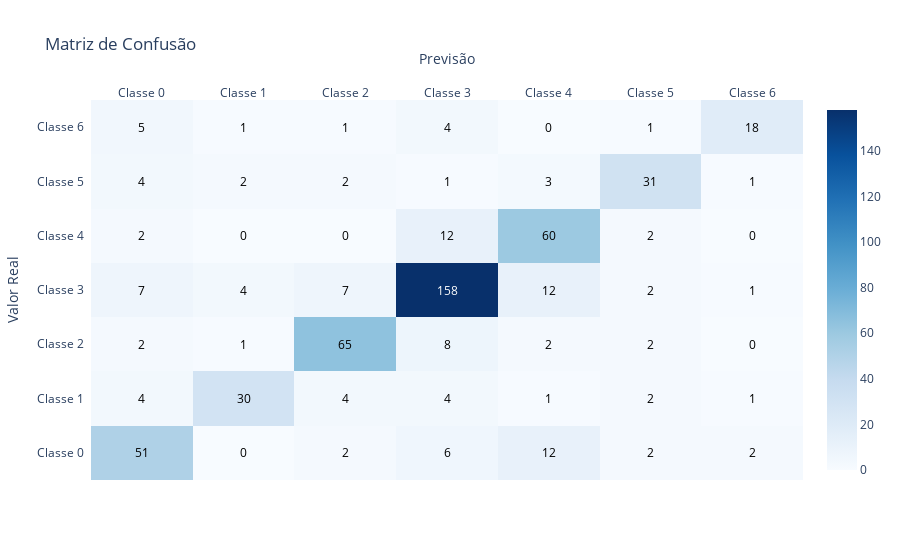
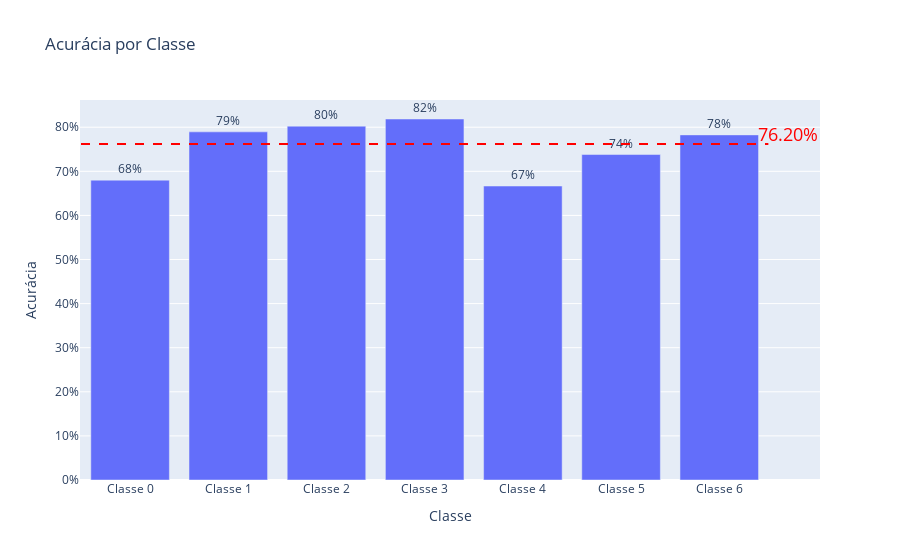

Notebook cell for these charts, in order:
### Code cell
print(f'Acurácia do modelo de Regressão Logística: {accuracy}')

# Chamar a função para renderizar o gráfico com a matriz de confusão
plot_matriz_confusao_sete_classes(y_test, y_pred)

# Chamar a função para calcular e plotar a acurácia da classificação para cada classe
plotar_acuracia_por_classe(y_test, y_pred, ['Classe 0', 'Classe 1', 'Classe 2', 'Classe 3', 'Classe 4', 'Classe 5', 'Classe 6'])

### Figure 1 — Plotly figure (JSON) as saved in the notebook; plotly's stock layout.template omitted (floating-point values rounded to 4 significant figures)
{"data": [{"colorscale": [[0, "rgb(247,251,255)"], [0.125, "rgb(222,235,247)"], [0.25, "rgb(198,219,239)"], [0.375, "rgb(158,202,225)"], [0.5, "rgb(107,174,214)"], [0.625, "rgb(66,146,198)"], [0.75, "rgb(33,113,181)"], [0.875, "rgb(8,81,156)"], [1, "rgb(8,48,107)"]], "reversescale": false, "showscale": true, "type": "heatmap", "x": ["Classe 0", "Classe 1", "Classe 2", "Classe 3", "Classe 4", "Classe 5", "Classe 6"], "y": ["Classe 0", "Classe 1", "Classe 2", "Classe 3", "Classe 4", "Classe 5", "Classe 6"], "z": [[51, 0, 2, 6, 12, 2, 2], [4, 30, 4, 4, 1, 2, 1], [2, 1, 65, 8, 2, 2, 0], [7, 4, 7, 158, 12, 2, 1], [2, 0, 0, 12, 60, 2, 0], [4, 2, 2, 1, 3, 31, 1], [5, 1, 1, 4, 0, 1, 18]]}], "layout": {"annotations": [{"font": {"color": "#000000"}, "showarrow": false, "text": "51", "x": "Classe 0", "xref": "x", "y": "Classe 0", "yref": "y"}, {"font": {"color": "#000000"}, "showarrow": false, "text": "0", "x": "Classe 1", "xref": "x", "y": "Classe 0", "yref": "y"}, {"font": {"color": "#000000"}, "showarrow": false, "text": "2", "x": "Classe 2", "xref": "x", "y": "Classe 0", "yref": "y"}, {"font": {"color": "#000000"}, "showarrow": false, "text": "6", "x": "Classe 3", "xref": "x", "y": "Classe 0", "yref": "y"}, {"font": {"color": "#000000"}, "showarrow": false, "text": "12", "x": "Classe 4", "xref": "x", "y": "Classe 0", "yref": "y"}, {"font": {"color": "#000000"}, "showarrow": false, "text": "2", "x": "Classe 5", "xref": "x", "y": "Classe 0", "yref": "y"}, {"font": {"color": "#000000"}, "showarrow": false, "text": "2", "x": "Classe 6", "xref": "x", "y": "Classe 0", "yref": "y"}, {"font": {"color": "#000000"}, "showarrow": false, "text": "4", "x": "Classe 0", "xref": "x", "y": "Classe 1", "yref": "y"}, {"font": {"color": "#000000"}, "showarrow": false, "text": "30", "x": "Classe 1", "xref": "x", "y": "Classe 1", "yref": "y"}, {"font": {"color": "#000000"}, "showarrow": false, "text": "4", "x": "Classe 2", "xref": "x", "y": "Classe 1", "yref": "y"}, {"font": {"color": "#000000"}, "showarrow": false, "text": "4", "x": "Classe 3", "xref": "x", "y": "Classe 1", "yref": "y"}, {"font": {"color": "#000000"}, "showarrow": false, "text": "1", "x": "Classe 4", "xref": "x", "y": "Classe 1", "yref": "y"}, {"font": {"color": "#000000"}, "showarrow": false, "text": "2", "x": "Classe 5", "xref": "x", "y": "Classe 1", "yref": "y"}, {"font": {"color": "#000000"}, "showarrow": false, "text": "1", "x": "Classe 6", "xref": "x", "y": "Classe 1", "yref": "y"}, {"font": {"color": "#000000"}, "showarrow": false, "text": "2", "x": "Classe 0", "xref": "x", "y": "Classe 2", "yref": "y"}, {"font": {"color": "#000000"}, "showarrow": false, "text": "1", "x": "Classe 1", "xref": "x", "y": "Classe 2", "yref": "y"}, {"font": {"color": "#000000"}, "showarrow": false, "text": "65", "x": "Classe 2", "xref": "x", "y": "Classe 2", "yref": "y"}, {"font": {"color": "#000000"}, "showarrow": false, "text": "8", "x": "Classe 3", "xref": "x", "y": "Classe 2", "yref": "y"}, {"font": {"color": "#000000"}, "showarrow": false, "text": "2", "x": "Classe 4", "xref": "x", "y": "Classe 2", "yref": "y"}, {"font": {"color": "#000000"}, "showarrow": false, "text": "2", "x": "Classe 5", "xref": "x", "y": "Classe 2", "yref": "y"}, {"font": {"color": "#000000"}, "showarrow": false, "text": "0", "x": "Classe 6", "xref": "x", "y": "Classe 2", "yref": "y"}, {"font": {"color": "#000000"}, "showarrow": false, "text": "7", "x": "Classe 0", "xref": "x", "y": "Classe 3", "yref": "y"}, {"font": {"color": "#000000"}, "showarrow": false, "text": "4", "x": "Classe 1", "xref": "x", "y": "Classe 3", "yref": "y"}, {"font": {"color": "#000000"}, "showarrow": false, "text": "7", "x": "Classe 2", "xref": "x", "y": "Classe 3", "yref": "y"}, {"font": {"color": "#FFFFFF"}, "showarrow": false, "text": "158", "x": "Classe 3", "xref": "x", "y": "Classe 3", "yref": "y"}, {"font": {"color": "#000000"}, "showarrow": false, "text": "12", "x": "Classe 4", "xref": "x", "y": "Classe 3", "yref": "y"}, {"font": {"color": "#000000"}, "showarrow": false, "text": "2", "x": "Classe 5", "xref": "x", "y": "Classe 3", "yref": "y"}, {"font": {"color": "#000000"}, "showarrow": false, "text": "1", "x": "Classe 6", "xref": "x", "y": "Classe 3", "yref": "y"}, {"font": {"color": "#000000"}, "showarrow": false, "text": "2", "x": "Classe 0", "xref": "x", "y": "Classe 4", "yref": "y"}, {"font": {"color": "#000000"}, "showarrow": false, "text": "0", "x": "Classe 1", "xref": "x", "y": "Classe 4", "yref": "y"}, {"font": {"color": "#000000"}, "showarrow": false, "text": "0", "x": "Classe 2", "xref": "x", "y": "Classe 4", "yref": "y"}, {"font": {"color": "#000000"}, "showarrow": false, "text": "12", "x": "Classe 3", "xref": "x", "y": "Classe 4", "yref": "y"}, {"font": {"color": "#000000"}, "showarrow": false, "text": "60", "x": "Classe 4", "xref": "x", "y": "Classe 4", "yref": "y"}, {"font": {"color": "#000000"}, "showarrow": false, "text": "2", "x": "Classe 5", "xref": "x", "y": "Classe 4", "yref": "y"}, {"font": {"color": "#000000"}, "showarrow": false, "text": "0", "x": "Classe 6", "xref": "x", "y": "Classe 4", "yref": "y"}, {"font": {"color": "#000000"}, "showarrow": false, "text": "4", "x": "Classe 0", "xref": "x", "y": "Classe 5", "yref": "y"}, {"font": {"color": "#000000"}, "showarrow": false, "text": "2", "x": "Classe 1", "xref": "x", "y": "Classe 5", "yref": "y"}, {"font": {"color": "#000000"}, "showarrow": false, "text": "2", "x": "Classe 2", "xref": "x", "y": "Classe 5", "yref": "y"}, {"font": {"color": "#000000"}, "showarrow": false, "text": "1", "x": "Classe 3", "xref": "x", "y": "Classe 5", "yref": "y"}, {"font": {"color": "#000000"}, "showarrow": false, "text": "3", "x": "Classe 4", "xref": "x", "y": "Classe 5", "yref": "y"}, {"font": {"color": "#000000"}, "showarrow": false, "text": "31", "x": "Classe 5", "xref": "x", "y": "Classe 5", "yref": "y"}, {"font": {"color": "#000000"}, "showarrow": false, "text": "1", "x": "Classe 6", "xref": "x", "y": "Classe 5", "yref": "y"}, {"font": {"color": "#000000"}, "showarrow": false, "text": "5", "x": "Classe 0", "xref": "x", "y": "Classe 6", "yref": "y"}, {"font": {"color": "#000000"}, "showarrow": false, "text": "1", "x": "Classe 1", "xref": "x", "y": "Classe 6", "yref": "y"}, {"font": {"color": "#000000"}, "showarrow": false, "text": "1", "x": "Classe 2", "xref": "x", "y": "Classe 6", "yref": "y"}, {"font": {"color": "#000000"}, "showarrow": false, "text": "4", "x": "Classe 3", "xref": "x", "y": "Classe 6", "yref": "y"}, {"font": {"color": "#000000"}, "showarrow": false, "text": "0", "x": "Classe 4", "xref": "x", "y": "Classe 6", "yref": "y"}, {"font": {"color": "#000000"}, "showarrow": false, "text": "1", "x": "Classe 5", "xref": "x", "y": "Classe 6", "yref": "y"}, {"font": {"color": "#000000"}, "showarrow": false, "text": "18", "x": "Classe 6", "xref": "x", "y": "Classe 6", "yref": "y"}], "title": {"text": "Matriz de Confusão"}, "xaxis": {"dtick": 1, "gridcolor": "rgb(0, 0, 0)", "side": "top", "ticks": "", "title": {"text": "Previsão"}}, "yaxis": {"dtick": 1, "ticks": "", "ticksuffix": "  ", "title": {"text": "Valor Real"}}}}

### Figure 2 — Plotly figure (JSON) as saved in the notebook; plotly's stock layout.template omitted (floating-point values rounded to 4 significant figures)
{"data": [{"text": ["68%", "79%", "80%", "82%", "67%", "74%", "78%"], "textposition": "outside", "type": "bar", "x": ["Classe 0", "Classe 1", "Classe 2", "Classe 3", "Classe 4", "Classe 5", "Classe 6"], "y": [0.68, 0.7895, 0.8025, 0.8187, 0.6667, 0.7381, 0.7826]}], "layout": {"annotations": [{"font": {"color": "red", "size": 18}, "showarrow": false, "text": "76.20%", "x": 6.7, "y": 0.762, "yshift": 10}], "shapes": [{"line": {"color": "red", "dash": "dash"}, "type": "line", "x0": -0.5, "x1": 6.5, "y0": 0.762, "y1": 0.762}], "title": {"text": "Acurácia por Classe"}, "xaxis": {"title": {"text": "Classe"}}, "yaxis": {"tickformat": ".0%", "title": {"text": "Acurácia"}}}}
